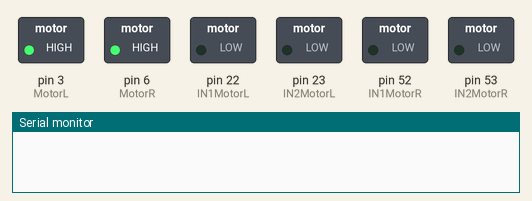
This sketch was run on a simulated Arduino Mega 2560, built with avr-gcc and run on an emulated ATmega2560. Shown: switched loads named in the sketch (green lamp = pin HIGH), the last lines printed to the serial monitor.

Above: at 0.1 s.
At 5.1 s:
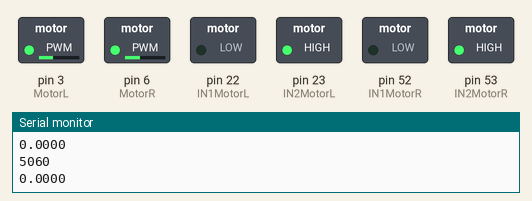
Timing chart, 0 to 16.5 s (numbered marks = the images above):
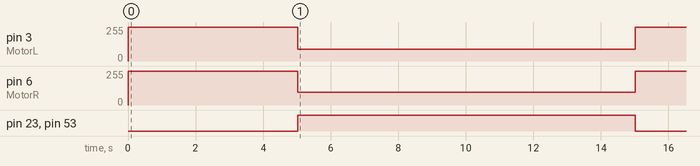

Measured:
- by itself, pin 3 (MotorL): 255/255 → 89/255 at 5.0 s, → 255/255 10.0 s later
- by itself, pin 6 (MotorR): 255/255 → 94/255 at 5.0 s, → 255/255 10.0 s later
- by itself, pin 23 (IN2MotorL), pin 53 (IN2MotorR): LOW → HIGH at 5.0 s, → LOW 10.0 s later

The sketch:

AsservissementVitesse2.1.ino
```cpp
/**
 *    \file caraterisationVitesseMoteur.ino
 *    \brief test des drivers, test des encodeurs
 *
 *    \author Arthur Duytschaever et Nicolas Sobczak
 *    \date Février 2017
 */
//_______________________________________________________________________________________________________
/* ======================================================================================================
 *      Include
 * ======================================================================================================
 */
#include <Arduino.h>

/* ======================================================================================================
 *      Variables globales
 * ======================================================================================================
 */
#define encoder0PinA_L 13   //encodeur gauche A
#define encoder0PinB_L 12   //encodeur gauche B
#define encoder0PinA_R 11   //encodeur droit A
#define encoder0PinB_R 10   //encodeur droit B

#define MotorR 6 // Attention sur Due PWM ou Pwm sont des keyword -> donc ne pas les utiliser pour des nom de variable
#define MotorL 3
#define IN1MotorR 52
#define IN2MotorR 53
#define IN1MotorL 22
#define IN2MotorL 23

#define diametreRoueCodeuse 0.05228 // 52,28mm
#define nombreTicksPour1TourDeRoue 2500

const float Pi = 3.14159;
const float perimetreRoueCodeuse = diametreRoueCodeuse*Pi;

unsigned int tick_codeuse_R = 0;   // Compteur de tick de la codeuse
unsigned int tick_codeuse_L = 0;   // Compteur de tick de la codeuse

// unsigned long pulseDuration;
// unsigned long totalDuration;
unsigned long testDuration;
unsigned long testStart;
float consigneMoteur = 1;
float sommeErreur = 0;
float erreurPrecedente = 0;
float consignePWMR;
float consignePWML;
float kp = 0;
float ki = 0;
float kd = 0;


/* ======================================================================================================
 *      Fonctions
 * ======================================================================================================
 */
/**
 * \fn void setup()
 * \brief fonction setup d'arduino
 */
void setup()
{
        Serial.begin(115200);     // Initialisation port COM
        pinMode(MotorR,OUTPUT);
        pinMode(MotorL,OUTPUT);
        pinMode(IN1MotorR,OUTPUT);
        pinMode(IN2MotorR,OUTPUT);
        pinMode(IN1MotorL,OUTPUT);
        pinMode(IN2MotorL,OUTPUT);

        pinMode(encoder0PinA_L, INPUT);
        pinMode(encoder0PinB_L, INPUT);
        pinMode(encoder0PinA_R, INPUT);
        pinMode(encoder0PinB_R, INPUT);

        //attachInterrupt(encoder0PinA_R, compteur_tick_R, CHANGE);    // Interruption sur tick de la codeuse (interruption 0 = pin2 arduino mega)

        attachInterrupt(encoder0PinA_L, compteur_tick_L, CHANGE);    // Interruption sur tick de la codeuse (interruption 0 = pin2 arduino mega)

        /*
           === Remarques ===
           Pour changer le pwm: 0 -> 255
           100% = 0
           75% = 63
           50% = 127
           25% = 191
           0% = 255
         */
        //Moteur droit
        analogWrite(MotorL,255);
        analogWrite(MotorR,255);
        digitalWrite(IN1MotorR, LOW);
        digitalWrite(IN2MotorR, LOW);
        digitalWrite(IN1MotorL, LOW);
        digitalWrite(IN2MotorL, LOW);
        analogWrite(MotorL,255);
        analogWrite(MotorR,255);

        consignePWML = calculConsignePWMMotorL(consigneMoteur);
        consignePWMR = calculConsignePWM(consigneMoteur);
        testDuration = millis();
        testStart = millis();

}


/**
 * \fn void loop()
 * \brief fonction loop d'arduino
 */
void loop()
{

        //fréquence de mesure de 50Hz
        if (millis() - testDuration >= 20) {
                //Attente de 2" avant le début
                if ((millis() - testStart > 5000) && (millis() - testStart < 15000)) {

                        //Moteur droit
                        double vitesseReel = calculVitesse(tick_codeuse_L, millis() - testDuration);
                        float erreur = consigneMoteur - vitesseReel;
                        sommeErreur += erreur;
                        float deltaErreur = erreur - erreurPrecedente;
                        erreurPrecedente = erreur;

                        int cmd = kp*erreur+ki*sommeErreur+kd*deltaErreur + consignePWMR;
                        if(cmd<0){
                          cmd =0;
                        }
                        else if(cmd>255){
                          cmd = 255;
                        }

                        digitalWrite(IN1MotorR, LOW);
                        digitalWrite(IN2MotorR, HIGH);
                        digitalWrite(IN1MotorL, LOW);
                        digitalWrite(IN2MotorL, HIGH);
                        analogWrite(MotorL,consignePWML);
                        analogWrite(MotorR,consignePWMR);
                        //Serial.print("\t testDuration : \t " );
                        //Serial.println(millis() - testDuration);
                        // //Serial.print("\t tick_codeuse_L : \t");
                        // Serial.println(tick_codeuse_L);
                        // // Serial.print("\t testDuration : \t");
                         Serial.println(testDuration);
                        // ne pas oublier de change l'encoder L ou R
                        //Serial.print("\t consignePWM : \t " );
                        //Serial.println(consignePWM);
                        //Serial.print("\t calculVitesse : \t " );
                        printDouble(calculVitesse(tick_codeuse_L, millis() - testDuration), 1000000);
                        //printDouble(calculVitesse(tick_codeuse_L, millis() - testDuration), 1000000);
                }
                else if (millis() > 15000) {
                        endTest();
                }
                testDuration = millis();
                // Decommenter pour le moteur droit
                //tick_codeuse_R = 0;
                tick_codeuse_L = 0;
        }
}


/**
 * \fn void compteur_tick_R()
 * \brief Interruption sur tick de la codeuse right
 */
void compteur_tick_R()
{
        tick_codeuse_R++; // On incrémente le nombre de tick de la codeuse
}


/**
 * \fn void compteur_tick_L()
 * \brief Interruption sur tick de la codeuse left
 */
void compteur_tick_L()
{
        tick_codeuse_L++; // On incrémente le nombre de tick de la codeuse
}


/**
 * \fn calculVitesse
 * \param unsigned int tick_codeuse, unsigned long duration
 * \brief calcule la vitesse instantannée
 * \return unsigned long vitesse
 */
double calculVitesse(unsigned int tick_codeuse, unsigned long duration)
{
        double nombre_tours = (double) tick_codeuse / (double) nombreTicksPour1TourDeRoue;
        double tour_par_seconde = ((double)nombre_tours/(double)duration)*1000;

        return (double)perimetreRoueCodeuse * tour_par_seconde;
}
/**
 * \fn calculConsignePWM(double y)
 * \brief fonction contenant l'équation permettant de convertir la consigne vitesse en consigne PWM
 * \param double y, y > 1,5056
 * \return x
 */
float calculConsignePWM(float consigne_vitesse_moteur)
{
        if(consigne_vitesse_moteur < 0) consigne_vitesse_moteur = 0.0;
        else if(consigne_vitesse_moteur > 1.421) consigne_vitesse_moteur = 1.421;
        //y = -73.928 * x² - 35.964 * x + 204.14; = -60,778x2 - 62,861x + 212,94
        return -73.928 * consigne_vitesse_moteur*consigne_vitesse_moteur - 35.964 * consigne_vitesse_moteur + 204.14;// sqrt(1.0/(-0.00002) * (consigne_vitesse_moteur - 1.5056) ) - 65.0;
}
float calculConsignePWMMotorL(float consigne_vitesse_moteur)
{
        if(consigne_vitesse_moteur < 0) consigne_vitesse_moteur = 0.0;
        else if(consigne_vitesse_moteur > 1.421) consigne_vitesse_moteur = 1.421;
        //y = -73.928 * x² - 35.964 * x + 204.14; = -60,778x2 - 62,861x + 212,94
        return -60.778 * consigne_vitesse_moteur*consigne_vitesse_moteur - 62.861 * consigne_vitesse_moteur + 212.94;// sqrt(1.0/(-0.00002) * (consigne_vitesse_moteur - 1.5056) ) - 65.0;
}

void printDouble( double val, unsigned int precision){
// prints val with number of decimal places determine by precision
// NOTE: precision is 1 followed by the number of zeros for the desired number of decimial places
// example: printDouble( 3.1415, 100); // prints 3.14 (two decimal places)

        Serial.print (int(val)); //prints the int part
        Serial.print("."); // print the decimal point
        unsigned int frac;
        if(val >= 0)
                frac = (val - int(val)) * precision;
        else
                frac = (int(val)- val ) * precision;
        int frac1 = frac;
        while( frac1 /= 10 )
                precision /= 10;
        precision /= 10;
        while(  precision /= 10)
                Serial.print("0");

        Serial.println(frac,DEC);
}


void endTest()
{
        analogWrite(MotorL,255);
        analogWrite(MotorR,255);
        digitalWrite(IN1MotorR, LOW);
        digitalWrite(IN2MotorR, LOW);
        digitalWrite(IN1MotorL, LOW);
        digitalWrite(IN2MotorL, LOW);
        analogWrite(MotorL,255);
        analogWrite(MotorR,255);
}


/**
 * \fn void testDriver()
 * \brief fonction qui teste qui les drivers fonctionnent correctement
 */
void testDriver()
{
        //Moteur gauche
        analogWrite(MotorL,255);
        analogWrite(MotorR,255);
        Serial.print("On moteuL gauche \t 1");
        digitalWrite(IN1MotorR, LOW);
        digitalWrite(IN2MotorR, LOW);
        digitalWrite(IN1MotorL, HIGH);
        digitalWrite(IN2MotorL, LOW);
        Serial.print("\t 2");
        analogWrite(MotorL,100);
        analogWrite(MotorR,255);
        Serial.print("\t 3");
        delay(3000);
        Serial.println("\t 4");

        //Moteur droit
        analogWrite(MotorL,255);
        analogWrite(MotorR,255);
        Serial.print("On moteuL droit \t 1");
        digitalWrite(IN1MotorR, HIGH);
        digitalWrite(IN2MotorR, LOW);
        digitalWrite(IN1MotorL, LOW);
        digitalWrite(IN2MotorL, LOW);
        Serial.print("\t 2");
        analogWrite(MotorL,255);
        analogWrite(MotorR,100);
        Serial.print("\t 3");
        delay(3000);
        Serial.println("\t 4");

        //2 moteurs
        analogWrite(MotorL,255);
        analogWrite(MotorR,255);
        Serial.print("On 2 moteurs \t 1");
        digitalWrite(IN1MotorR, HIGH);
        digitalWrite(IN2MotorR, LOW);
        digitalWrite(IN1MotorL, HIGH);
        digitalWrite(IN2MotorL, LOW);
        Serial.print("\t 2");
        analogWrite(MotorL,100);
        analogWrite(MotorR,100);
        Serial.print("\t 3");
        delay(3000);
        Serial.println("\t 4");


        //Moteur droit
        analogWrite(MotorL,255);
        analogWrite(MotorR,255);
        Serial.print("On moteuL droit \t 1");
        digitalWrite(IN1MotorR, HIGH);
        digitalWrite(IN2MotorR, LOW);
        digitalWrite(IN1MotorL, LOW);
        digitalWrite(IN2MotorL, LOW);
        Serial.print("\t 2");
        analogWrite(MotorL,255);
        analogWrite(MotorR,100);
        Serial.print("\t 3");
        delay(3000);
        Serial.println("\t 4");

        //Moteur gauche
        analogWrite(MotorL,255);
        analogWrite(MotorR,255);
        Serial.print("On moteuL gauche \t 1");
        digitalWrite(IN1MotorR, LOW);
        digitalWrite(IN2MotorR, LOW);
        digitalWrite(IN1MotorL, HIGH);
        digitalWrite(IN2MotorL, LOW);
        Serial.print("\t 2");
        analogWrite(MotorL,100);
        analogWrite(MotorR,255);
        Serial.print("\t 3");
        delay(3000);
        Serial.println("\t 4");

        //2 moteurs
        analogWrite(MotorL,255);
        analogWrite(MotorR,255);
        Serial.print("On 2 moteurs \t 1");
        digitalWrite(IN1MotorR, HIGH);
        digitalWrite(IN2MotorR, LOW);
        digitalWrite(IN1MotorL, HIGH);
        digitalWrite(IN2MotorL, LOW);
        Serial.print("\t 2");
        analogWrite(MotorL,100);
        analogWrite(MotorR,100);
        Serial.print("\t 3");
        delay(3000);
        Serial.println("\t 4");
}
```
